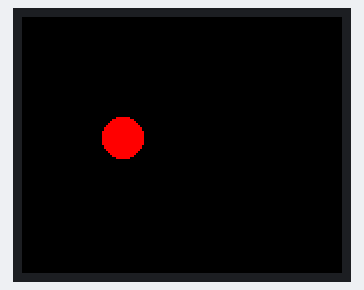
This sketch was run on a simulated Arduino Uno, built with avr-gcc and run on an emulated ATmega328P. Shown: 160×128 colour display.

Above: at 0.1 s.

The sketch:

blink02.ino
```cpp
//TFT ejemplo: indicador rojo parpadeando cada segundo

#include <TFT.h>  // Arduino LCD library
#include <SPI.h>

// pin definition for the Uno
#define cs   10
#define ds   9
#define rst  8

// create an instance of the library
TFT TFTscreen = TFT(cs, ds, rst);

void setup() {

	// Put this line at the beginning of every sketch that uses the GLCD:
	TFTscreen.begin();
	// clear the screen with a black background
	TFTscreen.background(0, 0, 0);
	// red off;
	turnRedOff();
}

void loop() {
	turnRedOn();
	delay(500);
	turnRedOff();
	delay(500);
}

void turnRedOn(){
	//filled circle color: 1111  1000 0000 0000: red max
	TFTscreen.fillCircle(50,60,10,0xF800);
}

void turnRedOff(){
	//erase the filled circle
	TFTscreen.fillCircle(50,60,10,0x0000);
	//draw circle contour
	TFTscreen.drawCircle(50,60,10,0xF800);
}
```
